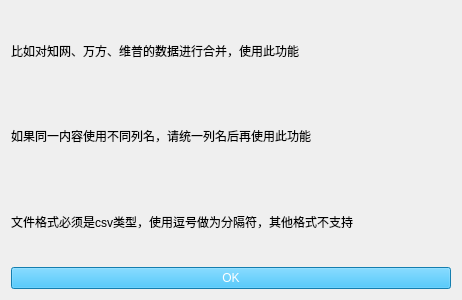
<?xml version="1.0" encoding="UTF-8"?>
<ui version="4.0">
 <class>Form</class>
 <widget class="QWidget" name="Form">
  <property name="geometry">
   <rect>
    <x>0</x>
    <y>0</y>
    <width>462</width>
    <height>300</height>
   </rect>
  </property>
  <property name="windowTitle">
   <string>数据合并</string>
  </property>
  <layout class="QVBoxLayout" name="verticalLayout">
   <item>
    <widget class="QLabel" name="label">
     <property name="text">
      <string>比如对知网、万方、维普的数据进行合并，使用此功能</string>
     </property>
    </widget>
   </item>
   <item>
    <widget class="QLabel" name="label_2">
     <property name="text">
      <string>如果同一内容使用不同列名，请统一列名后再使用此功能</string>
     </property>
    </widget>
   </item>
   <item>
    <widget class="QLabel" name="label_3">
     <property name="text">
      <string>文件格式必须是csv类型，使用逗号做为分隔符，其他格式不支持</string>
     </property>
    </widget>
   </item>
   <item>
    <widget class="QPushButton" name="btn_start">
     <property name="styleSheet">
      <string notr="true">color: rgb(255, 255, 255); background-color: rgb(28, 177, 245);</string>
     </property>
     <property name="text">
      <string>OK</string>
     </property>
    </widget>
   </item>
  </layout>
 </widget>
 <resources/>
 <connections/>
</ui>
